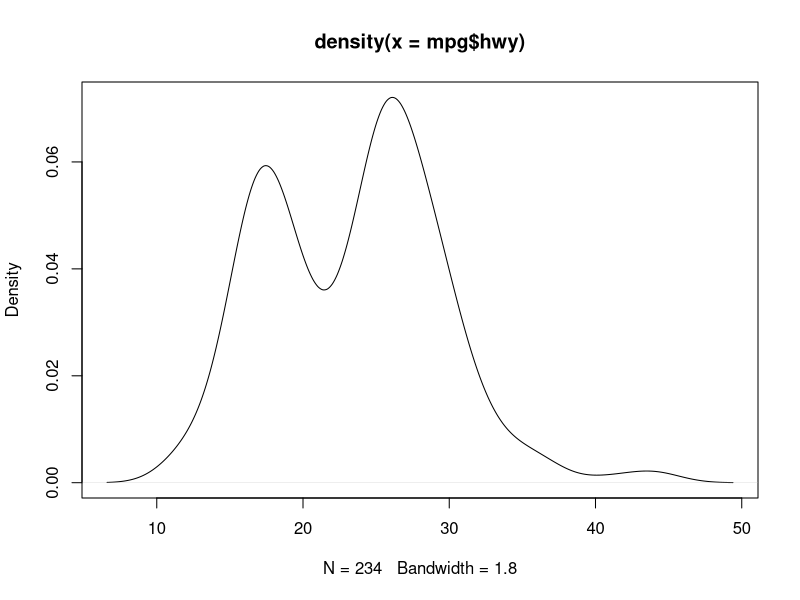
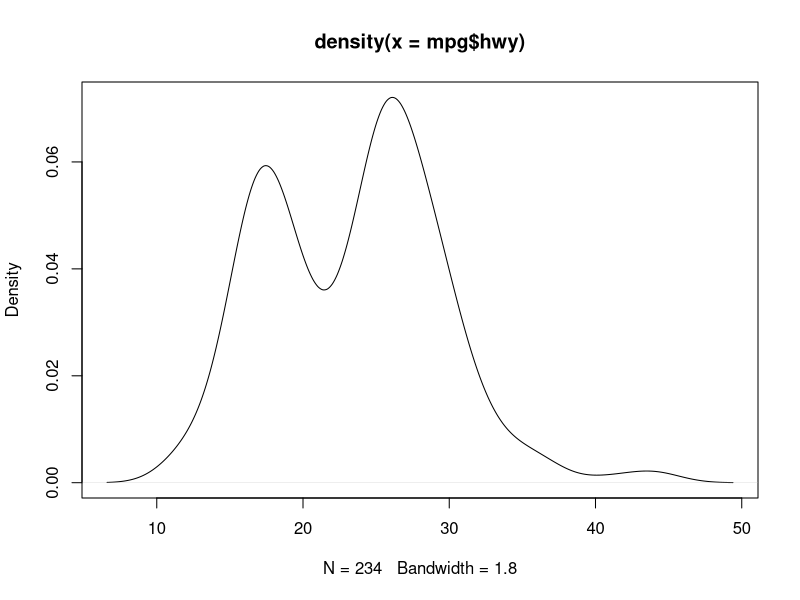
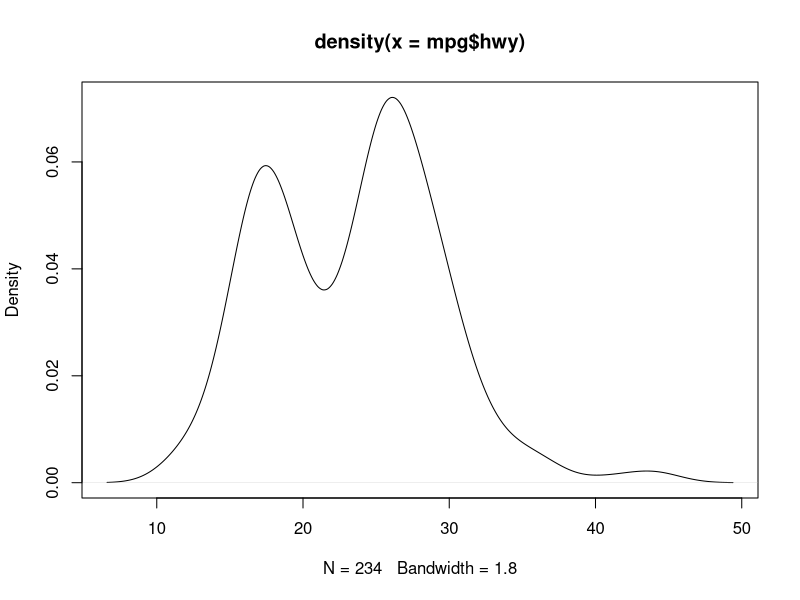

The R script that drew these images, in order: (Note: this script raises an error after producing the figures.)
## ---- chunk 1
knitr::opts_chunk$set(echo = TRUE,
                      comment = "      ##",
                      error = TRUE,
                      collapse = T   ) # easier to read
library(ggplot2) # only for databas
## ---- chunk 2
	as.data.frame(capabilities())
## ---- chunk 3
##	if 1, then null device
	dev.cur()
	dev.list()

##	 error if only null device
	if (dev.cur() != 1) dev.off()

##	create several devices
	
	pdf()
	png()
	# only this pops up a window
	if (F) x11()	

	dev.list()
	.Devices		# if device removed, its entry appears empty here

## finally, close active device
	dev.off()	
	dev.list()

##	shut down ALL devices
	graphics.off()
	dev.list()
	unlist(.Devices)


##	
##	if null, this CREATES new device
#	getOption("device")
## ---- chunk 4

##	reset & get list of curent options
	as.data.frame(unlist(X11.options(reset=T)))

Sys.getenv("display")

as.data.frame(unlist(pdf.options()))
#	options("device")
## ---- chunk 5

##	par() returns info about active device
##	BUT will create a device if null now. 

	dev.cur()
	if (dev.cur() != 1) {
		par() 
		par("pch")
		par(no.readonly=F)
		par("lty")
	}

## ---- chunk 6

##	remove all
	graphics.off()
	dev.list()

##	
	as.data.frame(unlist(pdf.options()))
## ---- chunk 7
##	S3 classes 
	methods(plot)
## ---- chunk 8
density_object <- density(mpg$hwy)
pdf("~/Downloads/print_and_delete/out.pdf")
plot(density_object)
dev.off()
## ---- chunk 9
filename  <- "~/Downloads/print_and_delete/out.png"
png(filename = filename,
         width = 480, height = 480, units = "px", pointsize = 12)
plot(density_object)
dev.off()
## ---- chunk 10
plot(density_object)
## ---- chunk 11

png(filename = paste0("~/Downloads/print_and_delete/" , file,".png"),
         width = 480, height = 480, units = "px", pointsize = 12,
          bg = "white",  res = NA,
         type = c("cairo", "cairo-png", "Xlib", "quartz")
)

stripchart(x = x, 
           ylim=c(0, 225),
           pch = 1, 
           cex = 0.5,
           frame = TRUE, 
           vertical = TRUE,
           main = "24-hour Ur Ox")

abline(h = 35, col=2)

# plot(x, fake, ylim = c(-5, 5), sub = "t-value = 21.5", type = "p")
# abline(h = fake_mean, col=2)
dev.off()
